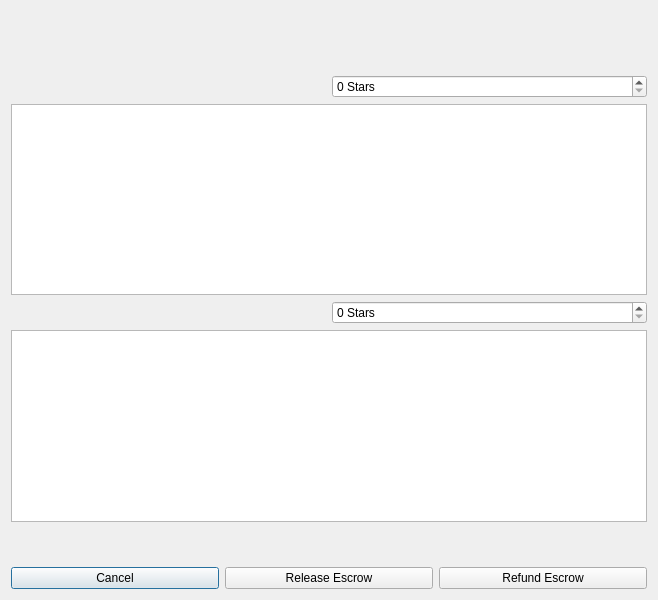
<?xml version="1.0" encoding="UTF-8"?>
<ui version="4.0">
 <class>ManageEscrowDialog</class>
 <widget class="QDialog" name="ManageEscrowDialog">
  <property name="geometry">
   <rect>
    <x>0</x>
    <y>0</y>
    <width>658</width>
    <height>600</height>
   </rect>
  </property>
  <property name="windowTitle">
   <string>Manage Your Escrow</string>
  </property>
  <layout class="QGridLayout" name="gridLayout">
   <item row="1" column="0">
    <widget class="QLabel" name="manageInfo">
     <property name="text">
      <string/>
     </property>
     <property name="wordWrap">
      <bool>true</bool>
     </property>
    </widget>
   </item>
   <item row="0" column="0">
    <widget class="QLabel" name="aboutEscrow">
     <property name="text">
      <string/>
     </property>
    </widget>
   </item>
   <item row="2" column="0">
    <layout class="QHBoxLayout" name="horizontalLayout">
     <item>
      <widget class="QLabel" name="manageInfo2">
       <property name="font">
        <font>
         <pointsize>12</pointsize>
         <weight>75</weight>
         <bold>true</bold>
        </font>
       </property>
       <property name="cursor">
        <cursorShape>IBeamCursor</cursorShape>
       </property>
       <property name="wordWrap">
        <bool>true</bool>
       </property>
       <property name="textInteractionFlags">
        <set>Qt::LinksAccessibleByMouse|Qt::TextSelectableByKeyboard|Qt::TextSelectableByMouse</set>
       </property>
      </widget>
     </item>
    </layout>
   </item>
   <item row="9" column="0">
    <layout class="QHBoxLayout" name="horizontalLayout_3">
     <item>
      <widget class="QPushButton" name="cancelButton">
       <property name="text">
        <string>Cancel</string>
       </property>
      </widget>
     </item>
     <item>
      <widget class="QPushButton" name="releaseButton">
       <property name="toolTip">
        <string>Release this escrow to the seller</string>
       </property>
       <property name="text">
        <string>Release Escrow</string>
       </property>
      </widget>
     </item>
     <item>
      <widget class="QPushButton" name="refundButton">
       <property name="toolTip">
        <string>Refund this escrow back to the buyer</string>
       </property>
       <property name="text">
        <string>Refund Escrow</string>
       </property>
      </widget>
     </item>
    </layout>
   </item>
   <item row="7" column="0">
    <spacer name="verticalSpacer">
     <property name="orientation">
      <enum>Qt::Vertical</enum>
     </property>
     <property name="sizeHint" stdset="0">
      <size>
       <width>20</width>
       <height>40</height>
      </size>
     </property>
    </spacer>
   </item>
   <item row="4" column="0">
    <layout class="QHBoxLayout" name="horizontalLayout_4">
     <item>
      <widget class="QTextEdit" name="primaryFeedback"/>
     </item>
    </layout>
   </item>
   <item row="5" column="0">
    <layout class="QHBoxLayout" name="horizontalLayout_5">
     <item>
      <widget class="QLabel" name="secondaryLabel">
       <property name="text">
        <string/>
       </property>
       <property name="wordWrap">
        <bool>true</bool>
       </property>
      </widget>
     </item>
     <item>
      <widget class="QSpinBox" name="secondaryRating">
       <property name="suffix">
        <string> Stars</string>
       </property>
       <property name="maximum">
        <number>5</number>
       </property>
      </widget>
     </item>
    </layout>
   </item>
   <item row="3" column="0">
    <layout class="QHBoxLayout" name="horizontalLayout_2">
     <item>
      <widget class="QLabel" name="primaryLabel">
       <property name="text">
        <string/>
       </property>
       <property name="wordWrap">
        <bool>true</bool>
       </property>
      </widget>
     </item>
     <item>
      <widget class="QSpinBox" name="primaryRating">
       <property name="suffix">
        <string> Stars</string>
       </property>
       <property name="maximum">
        <number>5</number>
       </property>
      </widget>
     </item>
    </layout>
   </item>
   <item row="6" column="0">
    <layout class="QHBoxLayout" name="horizontalLayout_6">
     <item>
      <widget class="QTextEdit" name="secondaryFeedback"/>
     </item>
    </layout>
   </item>
  </layout>
 </widget>
 <resources>
  <include location="../dynamic.qrc"/>
 </resources>
 <connections/>
</ui>
